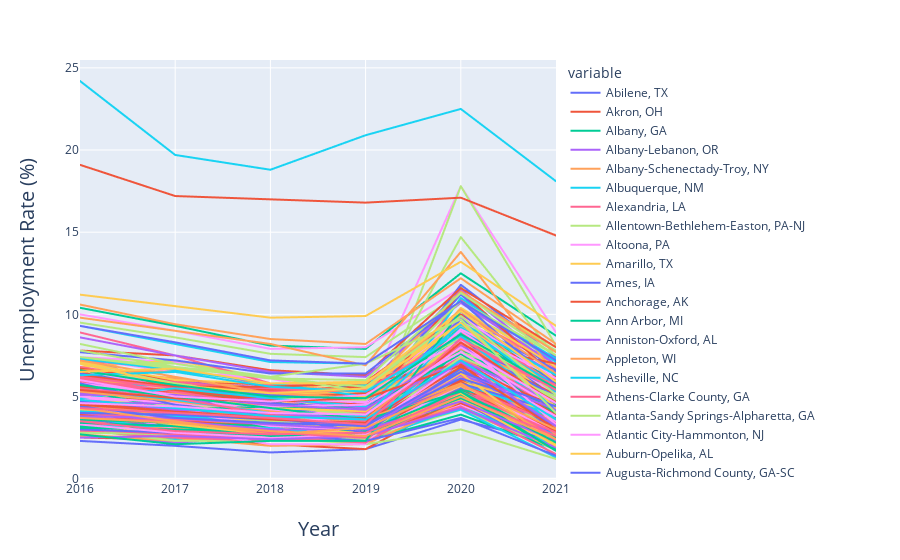

Source (notebook cell):
### Markdown cell above
---------------------------------------------------------------------------------------------------------------------------
* Unemployment data extended into available 2021 data, as 2020 data points largely influenced by the temporary effects on unemployment due to COVID-19. Since, much of these jobs (though not all) have recovered.

### Code cell
# Build a fnc to call back plotting operation later

def plotUE(df): 
    
    UE_transposed = df.T
    UE_transposed.columns = UE_transposed.iloc[0]
    UE_transposed = UE_transposed.drop("Name", axis=0)
    p = UE_transposed.index.values
    UE_transposed.insert(0, column="new",value = p)
    cols = UE_transposed.columns
    fig = px.line(UE_transposed, x=cols[0], y=cols[1:])
    fig.update_xaxes(
            title_text = "Year",
            title_font = {"size": 20},
            title_standoff = 25)
    fig.update_yaxes(
            title_text = "Unemployment Rate (%)",
            title_font = {"size": 20},
            title_standoff = 25)
    return fig
    
UE_plot = plotUE(df_Unemployment)
UE_plot.show()
